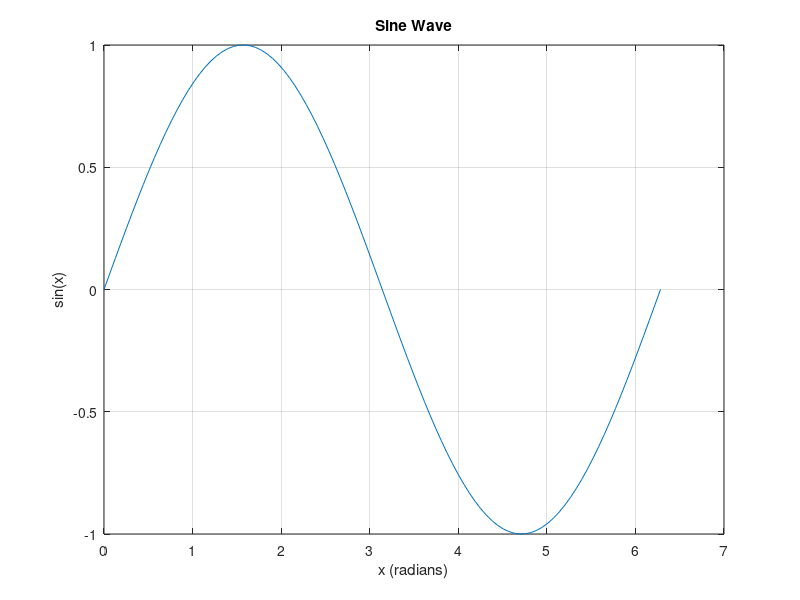

Source code (MATLAB):
% This script plots a sine wave
x = linspace(0, 2*pi, 100);
y = sin(x);
plot(x, y);
title('Sine Wave');
xlabel('x (radians)');
ylabel('sin(x)');
grid on;
